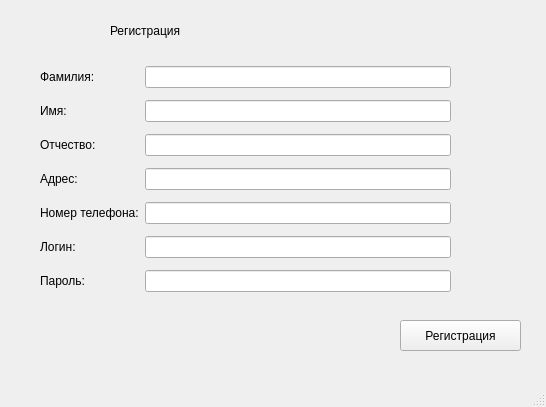
<?xml version="1.0" encoding="UTF-8"?>
<ui version="4.0">
 <class>MainWindow4</class>
 <widget class="QMainWindow" name="MainWindow4">
  <property name="geometry">
   <rect>
    <x>0</x>
    <y>0</y>
    <width>546</width>
    <height>407</height>
   </rect>
  </property>
  <property name="windowTitle">
   <string>MainWindow</string>
  </property>
  <widget class="QWidget" name="centralwidget">
   <widget class="QLabel" name="label">
    <property name="geometry">
     <rect>
      <x>110</x>
      <y>10</y>
      <width>151</width>
      <height>41</height>
     </rect>
    </property>
    <property name="styleSheet">
     <string notr="true">font: 14pt &quot;MS Shell Dlg 2&quot;;</string>
    </property>
    <property name="text">
     <string>Регистрация</string>
    </property>
   </widget>
   <widget class="QWidget" name="gridLayoutWidget">
    <property name="geometry">
     <rect>
      <x>40</x>
      <y>60</y>
      <width>411</width>
      <height>241</height>
     </rect>
    </property>
    <layout class="QGridLayout" name="gridLayout">
     <item row="1" column="0">
      <widget class="QLabel" name="label_3">
       <property name="styleSheet">
        <string notr="true">font: 75 8pt &quot;MS Shell Dlg 2&quot;;
font: 10pt &quot;MS Shell Dlg 2&quot;;</string>
       </property>
       <property name="text">
        <string>Имя:</string>
       </property>
      </widget>
     </item>
     <item row="5" column="0">
      <widget class="QLabel" name="label_7">
       <property name="styleSheet">
        <string notr="true">font: 75 8pt &quot;MS Shell Dlg 2&quot;;
font: 10pt &quot;MS Shell Dlg 2&quot;;</string>
       </property>
       <property name="text">
        <string>Логин:</string>
       </property>
      </widget>
     </item>
     <item row="2" column="0">
      <widget class="QLabel" name="label_4">
       <property name="styleSheet">
        <string notr="true">font: 75 8pt &quot;MS Shell Dlg 2&quot;;
font: 10pt &quot;MS Shell Dlg 2&quot;;</string>
       </property>
       <property name="text">
        <string>Отчество:</string>
       </property>
      </widget>
     </item>
     <item row="1" column="1">
      <widget class="QLineEdit" name="lineEdit_2"/>
     </item>
     <item row="0" column="0">
      <widget class="QLabel" name="label_2">
       <property name="styleSheet">
        <string notr="true">font: 75 8pt &quot;MS Shell Dlg 2&quot;;
font: 10pt &quot;MS Shell Dlg 2&quot;;</string>
       </property>
       <property name="text">
        <string>Фамилия:</string>
       </property>
      </widget>
     </item>
     <item row="0" column="1">
      <widget class="QLineEdit" name="lineEdit"/>
     </item>
     <item row="4" column="1">
      <widget class="QLineEdit" name="lineEdit_5"/>
     </item>
     <item row="2" column="1">
      <widget class="QLineEdit" name="lineEdit_3"/>
     </item>
     <item row="3" column="0">
      <widget class="QLabel" name="label_5">
       <property name="styleSheet">
        <string notr="true">font: 75 8pt &quot;MS Shell Dlg 2&quot;;
font: 10pt &quot;MS Shell Dlg 2&quot;;</string>
       </property>
       <property name="text">
        <string>Адрес:</string>
       </property>
      </widget>
     </item>
     <item row="3" column="1">
      <widget class="QLineEdit" name="lineEdit_4"/>
     </item>
     <item row="4" column="0">
      <widget class="QLabel" name="label_6">
       <property name="styleSheet">
        <string notr="true">font: 75 8pt &quot;MS Shell Dlg 2&quot;;
font: 10pt &quot;MS Shell Dlg 2&quot;;</string>
       </property>
       <property name="text">
        <string>Номер телефона:</string>
       </property>
      </widget>
     </item>
     <item row="6" column="0">
      <widget class="QLabel" name="label_8">
       <property name="styleSheet">
        <string notr="true">font: 75 8pt &quot;MS Shell Dlg 2&quot;;
font: 10pt &quot;MS Shell Dlg 2&quot;;</string>
       </property>
       <property name="text">
        <string>Пароль:</string>
       </property>
      </widget>
     </item>
     <item row="5" column="1">
      <widget class="QLineEdit" name="lineEdit_6"/>
     </item>
     <item row="6" column="1">
      <widget class="QLineEdit" name="lineEdit_7"/>
     </item>
    </layout>
   </widget>
   <widget class="QPushButton" name="pushButton">
    <property name="geometry">
     <rect>
      <x>400</x>
      <y>320</y>
      <width>121</width>
      <height>31</height>
     </rect>
    </property>
    <property name="styleSheet">
     <string notr="true">font: 75 8pt &quot;MS Shell Dlg 2&quot;;
font: 10pt &quot;MS Shell Dlg 2&quot;;</string>
    </property>
    <property name="text">
     <string>Регистрация</string>
    </property>
   </widget>
  </widget>
  <widget class="QMenuBar" name="menubar">
   <property name="geometry">
    <rect>
     <x>0</x>
     <y>0</y>
     <width>546</width>
     <height>26</height>
    </rect>
   </property>
  </widget>
  <widget class="QStatusBar" name="statusbar"/>
 </widget>
 <resources/>
 <connections/>
</ui>
